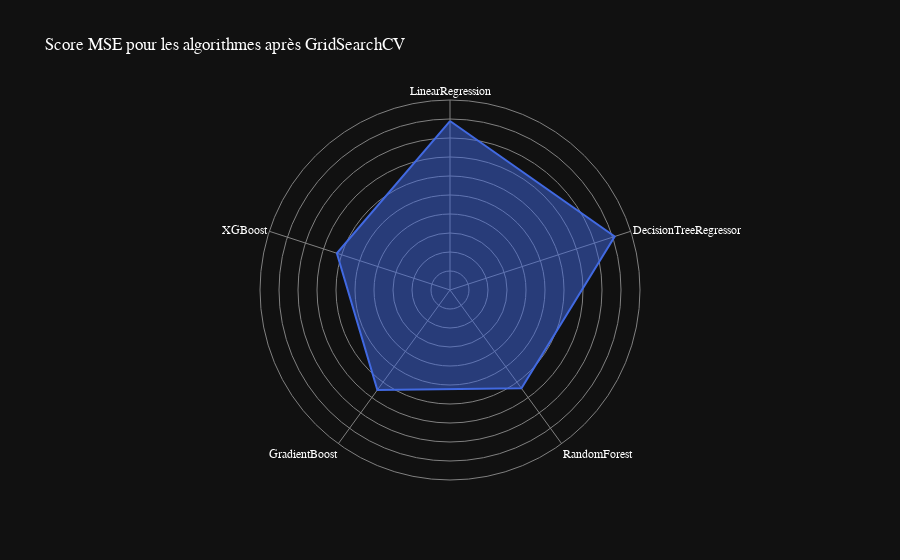

Notebook source saved alongside this figure:
### Code cell
data = [
    {'r': mse_linear_regression_best_model, 'theta': 'LinearRegression'},
    {'r': mse_dtr_best_model, 'theta': 'DecisionTreeRegressor'},
    {'r': mse_rfr_best_model, 'theta': 'RandomForest'},
    {'r': mse_gbr_best_model, 'theta': 'GradientBoost'},
    {'r': mse_xgb_best_model, 'theta': 'XGBoost'}
]
fig = px.line_polar(data, r='r', theta='theta',title="Score MSE pour les algorithmes après GridSearchCV", line_close=True, template='plotly_dark', color_discrete_sequence=['royalblue'])
fig.update_traces(fill='toself')
# change la police
fig.update_layout(
    font=dict(
        family="Optima",
        size=12,
        color="white"
    )
)
# Masquer la ligne représentant les valeurs de 0 à 5 sur l'axe radial
fig.update_layout(
    polar=dict(
        radialaxis=dict(
            showline=False, # masquer la ligne sur l'axe radial
            range=[0,10000000000000], # plage maximale de l'axe radial
            showticklabels=False
        )
    )
)
# changer les couleurs de fond et de la grille
fig.update_layout(
    polar=dict(
        radialaxis=dict(gridcolor='gray', linecolor='gray'),
        angularaxis=dict(gridcolor='gray', linecolor='gray')
    )
)
fig.show()

### Figure 1 — Plotly figure (JSON) as saved in the notebook; plotly's stock layout.template omitted (floating-point values rounded to 4 significant figures)
{"data": [{"fill": "toself", "hovertemplate": "r=%{r}<br>theta=%{theta}<extra></extra>", "legendgroup": "", "line": {"color": "royalblue", "dash": "solid"}, "marker": {"symbol": "circle"}, "mode": "lines", "name": "", "r": [8893000000000.0, 9115000000000.0, 6398000000000.0, 6502000000000.0, 6261000000000.0, 8893000000000.0], "showlegend": false, "subplot": "polar", "theta": ["LinearRegression", "DecisionTreeRegressor", "RandomForest", "GradientBoost", "XGBoost", "LinearRegression"], "type": "scatterpolar"}], "layout": {"font": {"color": "white", "family": "Optima", "size": 12}, "legend": {"tracegroupgap": 0}, "polar": {"angularaxis": {"direction": "clockwise", "gridcolor": "gray", "linecolor": "gray", "rotation": 90}, "domain": {"x": [0, 1], "y": [0, 1]}, "radialaxis": {"gridcolor": "gray", "linecolor": "gray", "range": [0, 10000000000000], "showline": false, "showticklabels": false}}, "title": {"text": "Score MSE pour les algorithmes après GridSearchCV"}}}
